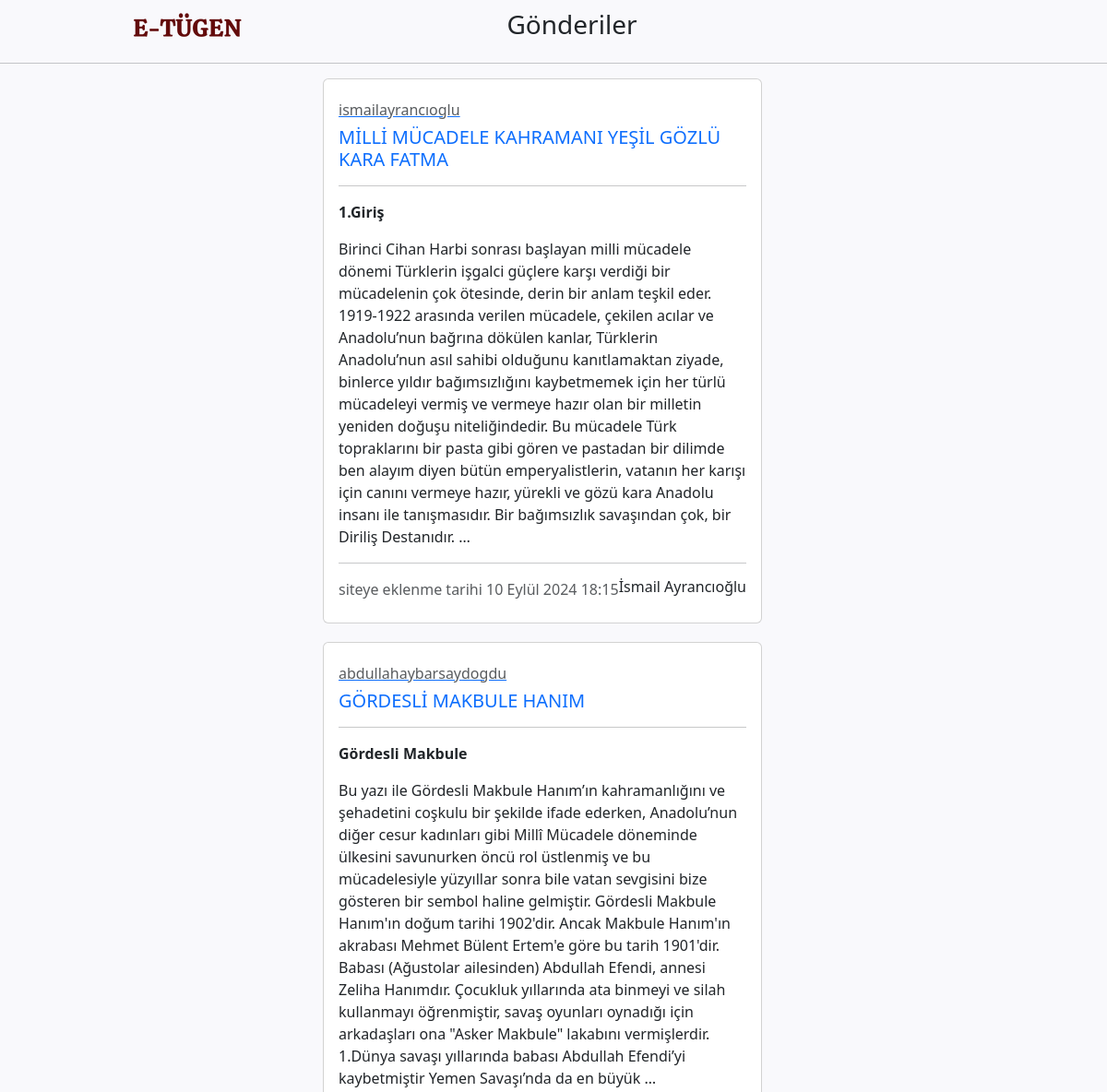
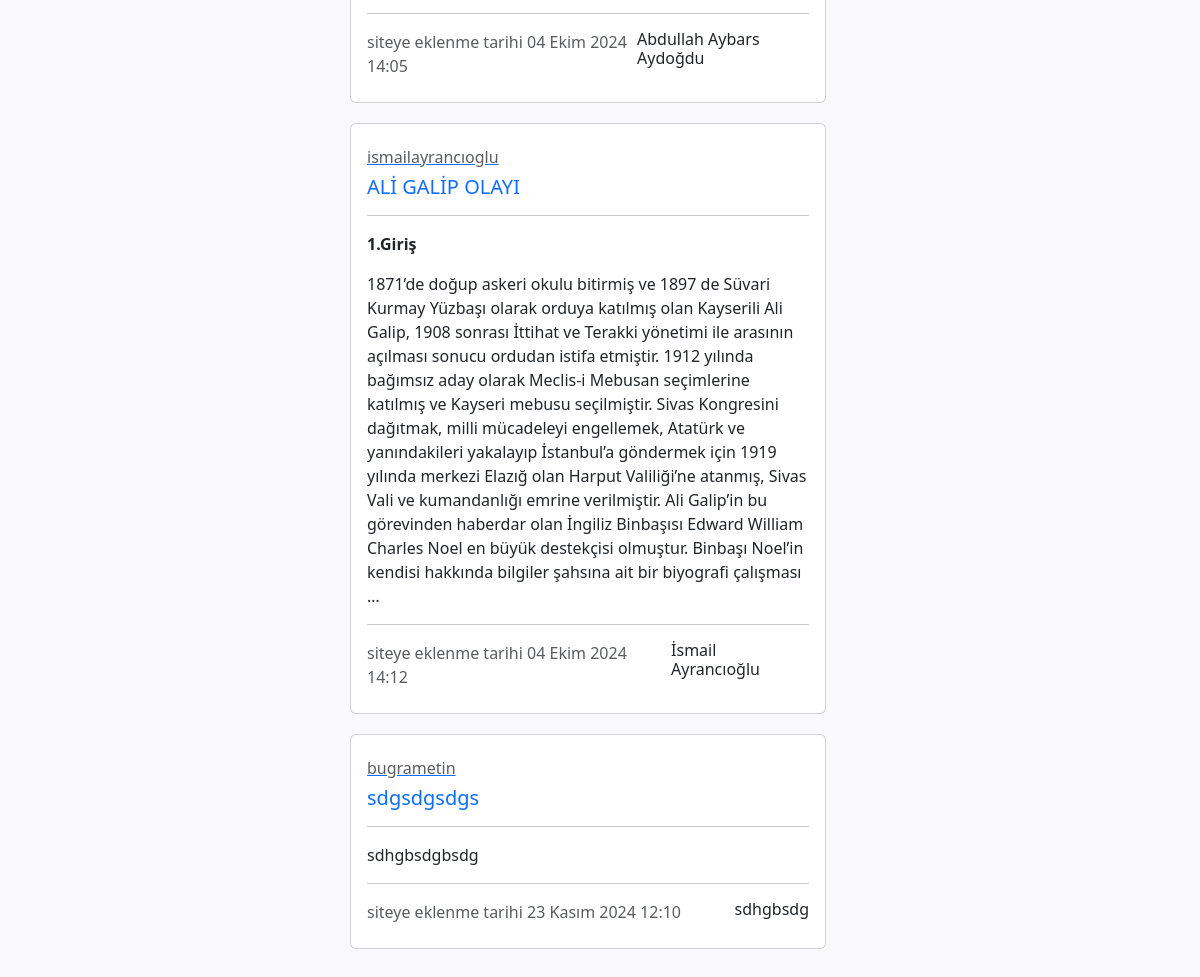
/posts/, run on the app's committed database (2 pictures, top to bottom).
### posts/models.py (models this page shows, shortened)
class Post(models.Model):
    author = models.ForeignKey("auth.User",on_delete= models.CASCADE,verbose_name = "Paylaşan")
    yazar = models.CharField(max_length=25,verbose_name= "Yazar İsmi",blank=True,null=True)
    date = models.DateField(verbose_name= "Yazım Tarihi",blank=True,null=True)
    source = RichTextField(verbose_name = "Kaynakça",default="")
    imageOne = models.ImageField(blank=True,null=True, verbose_name = "Ek 1")
    descriptionOne = models.CharField(max_length=400, verbose_name="Ek 1 Açıklama",blank = True, null=True)
    imageTwo = models.ImageField(blank=True,null=True, verbose_name = "Ek 2")
    descriptionTwo = models.CharField(max_length=400, verbose_name="Ek 2 Açıklama",blank = True, null=True)
    imageThree = models.ImageField(blank=True,null=True, verbose_name = "Ek 3")
    descriptionThree = models.CharField(max_length=400, verbose_name="Ek 3 Açıklama",blank = True, null=True)
    title = models.CharField(max_length=50, verbose_name="Başlık")
    content = RichTextField(verbose_name= "İçerik")
    created_date = models.DateTimeField(auto_now_add=True, verbose_name = "Oluşturulma Tarihi")

### posts/views.py (the view)
# urls.py: path("posts/",include("posts.urls")),
def posts(request):
    posts = Post.objects.all()
    return render(request,"posts.html",{"posts":posts})

### templates/posts.html (shortened to what this page needs)
{% extends "layout.html" %}
{% block body %}
{% load static %}
<div style = "margin:10px 80px 0px 0px;">
    <div class="d-flex justify-content-around">
        <a class="navbar-brand" href="{% url 'index' %}">
            <img src="{% static "images/etügen5.png" %}" alt="">
        </a>
        <h3>Gönderiler</h3>
    </div>
</div>
<hr>
{% if posts %}
{% for post in posts %}
<a href="{%url 'posts:detail' post.id%}">
    <div class="row" style = "max-width: 100%;">
        <div class="col-lg-5 col-lg-19 col-md-8 col-xs-1 mx-auto">
            <div class="card" style="margin-bottom: 20px; width: 100%;">
                <div class="card-body">
                    <h6 class="card-subtitle mb-2 mt-2 text-muted">{{post.author}}</h6>
                    <a style = "text-decoration: none;" href="{% url 'posts:detail' post.id %}">
                        <h5 class="card-title"> {{post.title}}</h5>
                    </a>
                    <hr>
                    <p class="card-text">{{post.content|safe|truncatewords:98}}</p>
                    <hr>
                    <div class="d-flex justify-content-between">
                        <div class="text-muted fst-italix mb-2">siteye eklenme tarihi {{post.created_date}}</div>
                        <h6>
                            {{post.yazar}}
                        </h6>
                    </div>
                </div>
            </div>
        </div>
    </div>
</a>
{% endfor %}
{% endif %}
{% endblock  %}

### templates/layout.html (shortened to what this page needs)
<!DOCTYPE html>
{% load static %}
<html lang="tr">
<head>
    <link rel="stylesheet" href="{% static 'css/bootstrap.min.css' %}">
    <link rel="stylesheet" href="{% static 'css/style.css' %}">
</head>
<body class = "d-flex flex-column min-vh-100">
        {% block body %}
        {% endblock body %}
    <div style = "height:10px;"></div>
</body>
</html>

### static/css/style.css (style rules this page uses)
body { background-color: #F9F9FC; }

### data on the page
Post: author "ismailayrancıoglu", title "MİLLİ MÜCADELE KAHRAMANI YEŞİL GÖZLÜ KARA FATMA", content "1.Giriş Birinci Cihan Harbi sonrası başlayan milli mücadele dönemi Türklerin işgalci güçlere karşı verdiği bir mücadelenin çok ötesinde, derin bir anlam teşkil eder. 1919-1922 arasında verilen mücadele, çekilen acılar ve Anadolu’nun bağrına dökülen kanlar, Türklerin Anadolu’nun asıl sahibi olduğunu kanıtlamaktan ziyade, binlerce yıldır bağımsızlığını kaybetmemek için her türlü mücadeleyi vermiş ve vermeye hazır olan bir milletin yeniden doğuşu niteliğindedir. Bu mücadele Türk topraklarını bir pasta gibi gören ve pastadan bir dilimde ben alayım diyen bütün emperyalistlerin, vatanın her karışı için canını vermeye hazır, yürekli ve gözü kara Anadolu insanı ile tanışmasıdır. Bir bağımsızlık…", created_date "10 Eylül 2024 18:15", yazar "İsmail Ayrancıoğlu"
Post: author "abdullahaybarsaydogdu", title "GÖRDESLİ MAKBULE HANIM", content "Gördesli Makbule Bu yazı ile Gördesli Makbule Hanım’ın kahramanlığını ve şehadetini coşkulu bir şekilde ifade ederken, Anadolu’nun diğer cesur kadınları gibi Millî Mücadele döneminde ülkesini savunurken öncü rol üstlenmiş ve bu mücadelesiyle yüzyıllar sonra bile vatan sevgisini bize gösteren bir sembol haline gelmiştir. Gördesli Makbule Hanım'ın doğum tarihi 1902'dir. Ancak Makbule Hanım'ın akrabası Mehmet Bülent Ertem'e göre bu tarih 1901'dir. Babası (Ağustolar ailesinden) Abdullah Efendi, annesi Zeliha Hanımdır. Çocukluk yıllarında ata binmeyi ve silah kullanmayı öğrenmiştir, savaş oyunları oynadığı için arkadaşları ona \"Asker Makbule\" lakabını vermişlerdir. 1.Dünya savaşı yıllarında…", created_date "04 Ekim 2024 14:05", yazar "Abdullah Aybars Aydoğdu"
Post: author "ismailayrancıoglu", title "ALİ GALİP OLAYI", content "1.Giriş 1871’de doğup askeri okulu bitirmiş ve 1897 de Süvari Kurmay Yüzbaşı olarak orduya katılmış olan Kayserili Ali Galip, 1908 sonrası İttihat ve Terakki yönetimi ile arasının açılması sonucu ordudan istifa etmiştir. 1912 yılında bağımsız aday olarak Meclis-i Mebusan seçimlerine katılmış ve Kayseri mebusu seçilmiştir. Sivas Kongresini dağıtmak, milli mücadeleyi engellemek, Atatürk ve yanındakileri yakalayıp İstanbul’a göndermek için 1919 yılında merkezi Elazığ olan Harput Valiliği’ne atanmış, Sivas Vali ve kumandanlığı emrine verilmiştir. Ali Galip’in bu görevinden haberdar olan İngiliz Binbaşısı Edward William Charles Noel en büyük destekçisi olmuştur. Binbaşı Noel’in kendisi hakkında…", created_date "04 Ekim 2024 14:12", yazar "İsmail Ayrancıoğlu"
Post: author "bugrametin", title "sdgsdgsdgs", content "sdhgbsdgbsdg", created_date "23 Kasım 2024 12:10", yazar "sdhgbsdg"
